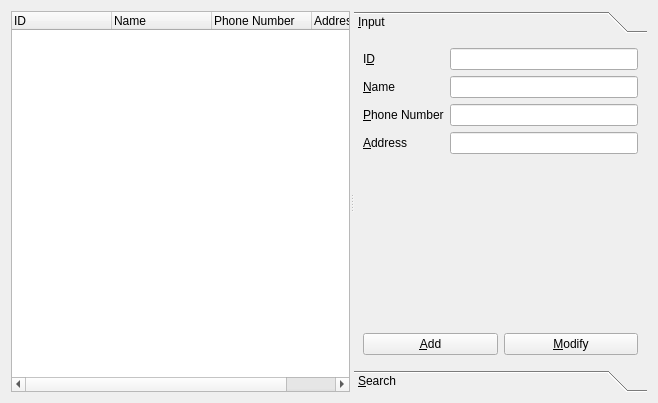
<?xml version="1.0" encoding="UTF-8"?>
<ui version="4.0">
 <class>ClientManagerForm</class>
 <widget class="QWidget" name="ClientManagerForm">
  <property name="geometry">
   <rect>
    <x>0</x>
    <y>0</y>
    <width>658</width>
    <height>403</height>
   </rect>
  </property>
  <property name="windowTitle">
   <string>Client Info</string>
  </property>
  <layout class="QVBoxLayout" name="verticalLayout_2">
   <item>
    <widget class="QSplitter" name="splitter">
     <property name="orientation">
      <enum>Qt::Horizontal</enum>
     </property>
     <widget class="QWidget" name="layoutWidget">
      <layout class="QVBoxLayout" name="listVerticalLayout">
       <item>
        <widget class="QTreeWidget" name="treeWidget">
         <property name="rootIsDecorated">
          <bool>false</bool>
         </property>
         <column>
          <property name="text">
           <string>ID</string>
          </property>
         </column>
         <column>
          <property name="text">
           <string>Name</string>
          </property>
         </column>
         <column>
          <property name="text">
           <string>Phone Number</string>
          </property>
         </column>
         <column>
          <property name="text">
           <string>Address</string>
          </property>
         </column>
        </widget>
       </item>
      </layout>
     </widget>
     <widget class="QToolBox" name="toolBox">
      <property name="currentIndex">
       <number>0</number>
      </property>
      <widget class="QWidget" name="inputPage">
       <property name="geometry">
        <rect>
         <x>0</x>
         <y>0</y>
         <width>263</width>
         <height>343</height>
        </rect>
       </property>
       <attribute name="label">
        <string>&amp;Input</string>
       </attribute>
       <layout class="QVBoxLayout" name="verticalLayout">
        <item>
         <layout class="QFormLayout" name="clientFormLayout">
          <item row="0" column="0">
           <widget class="QLabel" name="idLabel">
            <property name="text">
             <string>I&amp;D</string>
            </property>
            <property name="buddy">
             <cstring>idLineEdit</cstring>
            </property>
           </widget>
          </item>
          <item row="1" column="0">
           <widget class="QLabel" name="nameLabel">
            <property name="text">
             <string>&amp;Name</string>
            </property>
            <property name="buddy">
             <cstring>nameLineEdit</cstring>
            </property>
           </widget>
          </item>
          <item row="3" column="0">
           <widget class="QLabel" name="addressLabel">
            <property name="text">
             <string>&amp;Address</string>
            </property>
            <property name="buddy">
             <cstring>addressLineEdit</cstring>
            </property>
           </widget>
          </item>
          <item row="2" column="0">
           <widget class="QLabel" name="phoneNumberLabel">
            <property name="text">
             <string>&amp;Phone Number</string>
            </property>
            <property name="buddy">
             <cstring>phoneNumberLineEdit</cstring>
            </property>
           </widget>
          </item>
          <item row="0" column="1">
           <widget class="QLineEdit" name="idLineEdit">
            <property name="readOnly">
             <bool>true</bool>
            </property>
           </widget>
          </item>
          <item row="1" column="1">
           <widget class="QLineEdit" name="nameLineEdit"/>
          </item>
          <item row="2" column="1">
           <widget class="QLineEdit" name="phoneNumberLineEdit"/>
          </item>
          <item row="3" column="1">
           <widget class="QLineEdit" name="addressLineEdit"/>
          </item>
         </layout>
        </item>
        <item>
         <spacer name="verticalSpacer">
          <property name="orientation">
           <enum>Qt::Vertical</enum>
          </property>
          <property name="sizeHint" stdset="0">
           <size>
            <width>20</width>
            <height>40</height>
           </size>
          </property>
         </spacer>
        </item>
        <item>
         <layout class="QHBoxLayout" name="addHorizontalLayout">
          <item>
           <widget class="QPushButton" name="addPushButton">
            <property name="text">
             <string>&amp;Add</string>
            </property>
           </widget>
          </item>
          <item>
           <widget class="QPushButton" name="modifyPushButton">
            <property name="text">
             <string>&amp;Modify</string>
            </property>
           </widget>
          </item>
         </layout>
        </item>
       </layout>
      </widget>
      <widget class="QWidget" name="searchPage">
       <property name="geometry">
        <rect>
         <x>0</x>
         <y>0</y>
         <width>263</width>
         <height>343</height>
        </rect>
       </property>
       <attribute name="label">
        <string>&amp;Search</string>
       </attribute>
       <layout class="QVBoxLayout" name="verticalLayout_3">
        <item>
         <widget class="QTreeWidget" name="searchTreeWidget">
          <property name="rootIsDecorated">
           <bool>false</bool>
          </property>
          <column>
           <property name="text">
            <string>ID</string>
           </property>
          </column>
          <column>
           <property name="text">
            <string>Name</string>
           </property>
          </column>
          <column>
           <property name="text">
            <string>Phone Number</string>
           </property>
          </column>
          <column>
           <property name="text">
            <string>Address</string>
           </property>
          </column>
         </widget>
        </item>
        <item>
         <layout class="QHBoxLayout" name="horizontalLayout">
          <item>
           <widget class="QComboBox" name="searchComboBox">
            <item>
             <property name="text">
              <string>ID</string>
             </property>
            </item>
            <item>
             <property name="text">
              <string>Name</string>
             </property>
            </item>
            <item>
             <property name="text">
              <string>Phone Number</string>
             </property>
            </item>
            <item>
             <property name="text">
              <string>Address</string>
             </property>
            </item>
           </widget>
          </item>
          <item>
           <widget class="QLineEdit" name="searchLineEdit"/>
          </item>
         </layout>
        </item>
        <item>
         <widget class="QPushButton" name="searchPushButton">
          <property name="text">
           <string>S&amp;earch</string>
          </property>
         </widget>
        </item>
       </layout>
      </widget>
     </widget>
    </widget>
   </item>
  </layout>
 </widget>
 <resources/>
 <connections/>
</ui>
